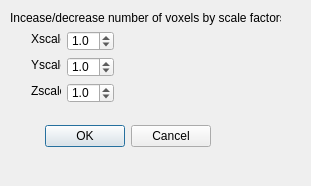
<?xml version="1.0" encoding="UTF-8"?>
<ui version="4.0">
 <class>Dialog</class>
 <widget class="QDialog" name="Dialog">
  <property name="geometry">
   <rect>
    <x>0</x>
    <y>0</y>
    <width>311</width>
    <height>186</height>
   </rect>
  </property>
  <property name="windowTitle">
   <string>Interpolate/Scale Image</string>
  </property>
  <widget class="QDialogButtonBox" name="buttonBox">
   <property name="geometry">
    <rect>
     <x>20</x>
     <y>120</y>
     <width>191</width>
     <height>32</height>
    </rect>
   </property>
   <property name="orientation">
    <enum>Qt::Horizontal</enum>
   </property>
   <property name="standardButtons">
    <set>QDialogButtonBox::Cancel|QDialogButtonBox::Ok</set>
   </property>
  </widget>
  <widget class="QLabel" name="label">
   <property name="geometry">
    <rect>
     <x>31</x>
     <y>31</y>
     <width>30</width>
     <height>16</height>
    </rect>
   </property>
   <property name="text">
    <string>Xscale</string>
   </property>
  </widget>
  <widget class="QDoubleSpinBox" name="dsbX">
   <property name="geometry">
    <rect>
     <x>67</x>
     <y>31</y>
     <width>47</width>
     <height>20</height>
    </rect>
   </property>
   <property name="decimals">
    <number>1</number>
   </property>
   <property name="minimum">
    <double>0.100000000000000</double>
   </property>
   <property name="maximum">
    <double>10.000000000000000</double>
   </property>
   <property name="singleStep">
    <double>0.100000000000000</double>
   </property>
   <property name="value">
    <double>1.000000000000000</double>
   </property>
  </widget>
  <widget class="QLabel" name="label_2">
   <property name="geometry">
    <rect>
     <x>10</x>
     <y>10</y>
     <width>271</width>
     <height>16</height>
    </rect>
   </property>
   <property name="text">
    <string>Incease/decrease number of voxels by scale factors</string>
   </property>
  </widget>
  <widget class="QLabel" name="label_3">
   <property name="geometry">
    <rect>
     <x>31</x>
     <y>57</y>
     <width>30</width>
     <height>16</height>
    </rect>
   </property>
   <property name="text">
    <string>Yscale</string>
   </property>
  </widget>
  <widget class="QDoubleSpinBox" name="dsbY">
   <property name="geometry">
    <rect>
     <x>67</x>
     <y>57</y>
     <width>47</width>
     <height>20</height>
    </rect>
   </property>
   <property name="decimals">
    <number>1</number>
   </property>
   <property name="minimum">
    <double>0.100000000000000</double>
   </property>
   <property name="maximum">
    <double>10.000000000000000</double>
   </property>
   <property name="singleStep">
    <double>0.100000000000000</double>
   </property>
   <property name="value">
    <double>1.000000000000000</double>
   </property>
  </widget>
  <widget class="QLabel" name="label_4">
   <property name="geometry">
    <rect>
     <x>31</x>
     <y>83</y>
     <width>30</width>
     <height>16</height>
    </rect>
   </property>
   <property name="text">
    <string>Zscale</string>
   </property>
  </widget>
  <widget class="QDoubleSpinBox" name="dsbZ">
   <property name="geometry">
    <rect>
     <x>67</x>
     <y>83</y>
     <width>47</width>
     <height>20</height>
    </rect>
   </property>
   <property name="decimals">
    <number>1</number>
   </property>
   <property name="minimum">
    <double>0.100000000000000</double>
   </property>
   <property name="maximum">
    <double>10.000000000000000</double>
   </property>
   <property name="singleStep">
    <double>0.100000000000000</double>
   </property>
   <property name="value">
    <double>1.000000000000000</double>
   </property>
  </widget>
 </widget>
 <resources/>
 <connections>
  <connection>
   <sender>buttonBox</sender>
   <signal>accepted()</signal>
   <receiver>Dialog</receiver>
   <slot>accept()</slot>
   <hints>
    <hint type="sourcelabel">
     <x>248</x>
     <y>254</y>
    </hint>
    <hint type="destinationlabel">
     <x>157</x>
     <y>274</y>
    </hint>
   </hints>
  </connection>
  <connection>
   <sender>buttonBox</sender>
   <signal>rejected()</signal>
   <receiver>Dialog</receiver>
   <slot>reject()</slot>
   <hints>
    <hint type="sourcelabel">
     <x>316</x>
     <y>260</y>
    </hint>
    <hint type="destinationlabel">
     <x>286</x>
     <y>274</y>
    </hint>
   </hints>
  </connection>
 </connections>
</ui>
